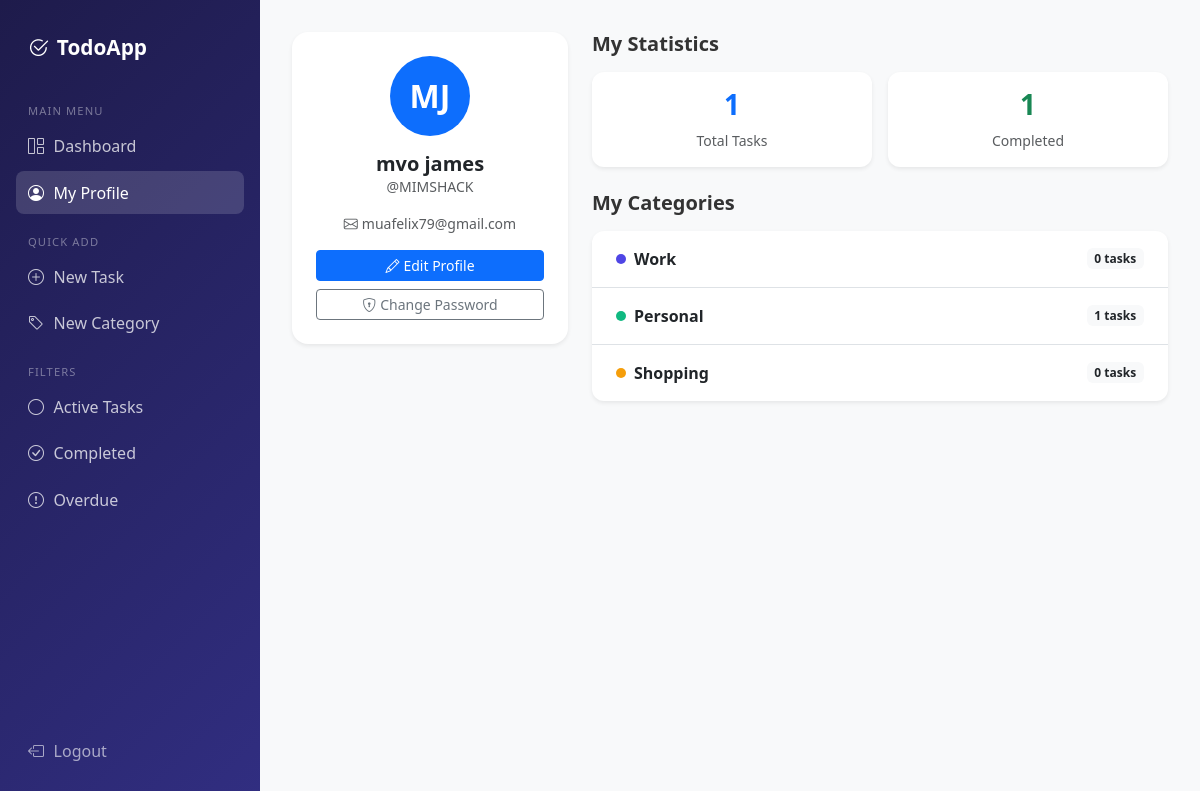
Screenshot of /profile/ (signed in) with the database file from the repository.
### todos/models.py (models this page shows, shortened)
class Category(models.Model):
    name = models.CharField(max_length=100)
    color = models.CharField(max_length=7, default='#0d6efd')
    user = models.ForeignKey(User, on_delete=models.CASCADE, related_name='categories')
    created_at = models.DateTimeField(auto_now_add=True)
    class Meta:
        verbose_name_plural = 'categories'
        ordering = ['name']

### todos/views.py (the view)
# urls.py: path('profile/', views.profile, name='profile'),
@login_required
def profile(request):
    profile_obj, _ = UserProfile.objects.get_or_create(user=request.user)
    todos = Todo.objects.filter(user=request.user)
    categories = Category.objects.filter(user=request.user).annotate(todo_count=Count('todos'))
    context = {
        'profile': profile_obj,
        'categories': categories,
        'total_todos': todos.count(),
        'completed_todos': todos.filter(is_completed=True).count(),
    }
    return render(request, 'profile.html', context)

### templates/profile.html (shortened to what this page needs)
{% extends 'base.html' %}
{% block content %}
<div class="row">
  <div class="col-md-4 mb-4">
    <div class="card border-0 shadow-sm" style="border-radius: 16px;">
      <div class="card-body p-4 text-center">
        <div class="avatar-circle mx-auto mb-3"
             style="background: {{ profile.avatar_color }};">
          {{ user.first_name|slice:":1"|upper }}{{ user.last_name|slice:":1"|upper }}
        </div>
        <h5 class="fw-bold mb-0">
          {% if user.first_name %}{{ user.get_full_name }}{% else %}{{ user.username }}{% endif %}
        </h5>
        <p class="text-muted small">@{{ user.username }}</p>
        {% if user.email %}
        <p class="text-muted small"><i class="bi bi-envelope me-1"></i>{{ user.email }}</p>
        {% endif %}
        <div class="d-grid gap-2 mt-3">
          <a href="{% url 'edit_profile' %}" class="btn btn-primary btn-sm">
            <i class="bi bi-pencil me-1"></i>Edit Profile
          </a>
          <a href="{% url 'change_password' %}" class="btn btn-outline-secondary btn-sm">
            <i class="bi bi-shield-lock me-1"></i>Change Password
          </a>
        </div>
      </div>
    </div>
  </div>
  <div class="col-md-8">
    <h5 class="fw-bold mb-3">My Statistics</h5>
    <div class="row g-3 mb-4">
      <div class="col-6">
        <div class="card border-0 shadow-sm text-center p-3" style="border-radius: 12px;">
          <h3 class="fw-bold text-primary">{{ total_todos }}</h3>
          <small class="text-muted">Total Tasks</small>
        </div>
      </div>
      <div class="col-6">
        <div class="card border-0 shadow-sm text-center p-3" style="border-radius: 12px;">
          <h3 class="fw-bold text-success">{{ completed_todos }}</h3>
          <small class="text-muted">Completed</small>
        </div>
      </div>
    </div>
    <h5 class="fw-bold mb-3">My Categories</h5>
    {% if categories %}
    <div class="card border-0 shadow-sm" style="border-radius: 12px;">
      <div class="card-body p-0">
        {% for cat in categories %}
        <div class="d-flex align-items-center justify-content-between px-4 py-3
                    {% if not forloop.last %}border-bottom{% endif %}">
          <div class="d-flex align-items-center gap-2">
            <span class="category-dot" style="background:{{ cat.color }};"></span>
            <span class="fw-semibold">{{ cat.name }}</span>
          </div>
          <span class="badge bg-light text-dark">{{ cat.todo_count }} tasks</span>
        </div>
        {% endfor %}
      </div>
    </div>
    {% else %}
    <p class="text-muted">No categories yet. Add one from the dashboard.</p>
    {% endif %}
  </div>
</div>
{% endblock %}

### static/css/style.css (style rules this page uses)
:root { --primary: #4f46e5; --primary-hover: #4338ca; --success: #10b981; --danger: #ef4444; --warning: #f59e0b; --sidebar-width: 260px; --transition: 0.2s ease; }
body { font-family: 'Segoe UI', system-ui, sans-serif; background-color: #f8f9fa; color: #333; }
.category-dot { width: 10px; height: 10px; border-radius: 50%; display: inline-block; flex-shrink: 0; }
.avatar-circle { width: 80px; height: 80px; border-radius: 50%; display: flex; align-items: center; justify-content: center; font-size: 2rem; font-weight: 700; color: #fff; }

### rows the page displays
Category: name "Work", todo_count "0"
Category: name "Personal", todo_count "1"
Category: name "Shopping", todo_count "0"

### other values shown
{{ user.first_name|slice:":1"|upper }} "M"
{{ user.last_name|slice:":1"|upper }} "J"
{{ user.get_full_name }} "mvo james"
{{ user.username }} "MIMSHACK"
{{ user.email }} "muafelix79@gmail.com"
{{ total_todos }} "1"
{{ completed_todos }} "1"
